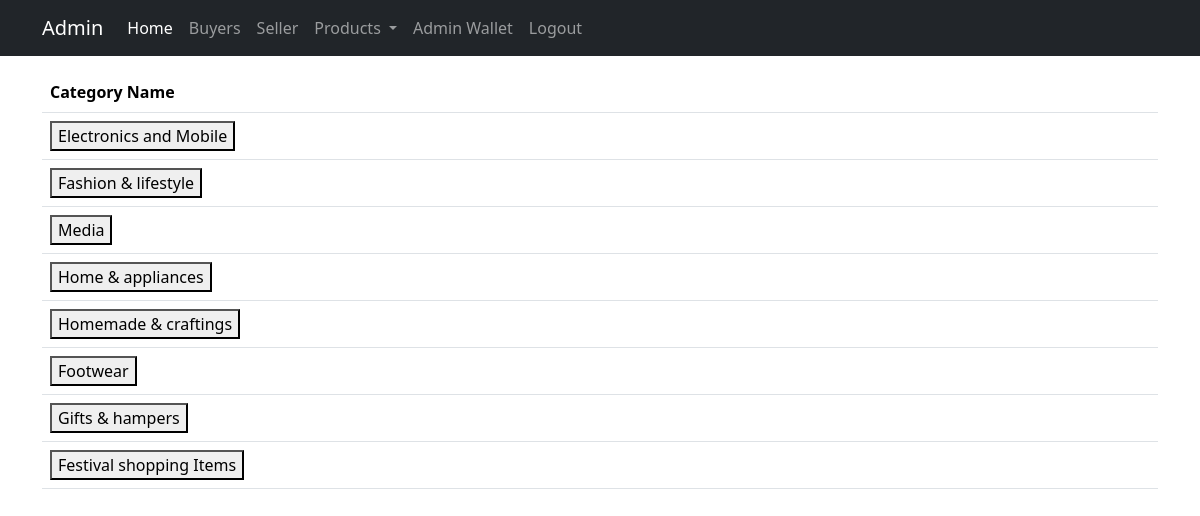
Page /superadmin/categorywise_productlist/ on the committed database.
### seller/models.py (models this page shows)
class Category(models.Model):
    name = models.CharField(max_length=50)
    def __str__(self):
        return self.name

### superadmin/views.py (the view)
def categorywise_productlist(request):
    category = Category.objects.all()
    return render(request, "categorywise_productlist.html", {"category": category})

### buyer/context_processors.py (called while the page is built)
def cart_item_count(request):
    user = request.user
    if user.is_authenticated:
        cart_item_count = 0
        cart = CartItem.objects.filter(user_id=user.id)
        for c in cart:
            cart_item_count = cart_item_count + c.quantity
    else:
        cart_item_count = 0
    return {"cart_item_count": cart_item_count}

### templates/categorywise_productlist.html
{% include "superadmin_nav.html" %}
<div class="container mt-auto py-3">
    <table class="table">
        <thead>
            <tr>
                <th>Category Name</th>
            </tr>
        </thead>
        <tbody>
            {% for cat in category %}
            <tr>
                <td><a href="/superadmin/category/{{cat.id}}/"><button class="button button1"
                            type="submit">{{cat}}</button></a></td>
            </tr>
            {% endfor %}
        </tbody>
    </table>
</div>

### rows in the picture
Category: name "Electronics and Mobile"
Category: name "Fashion & lifestyle"
Category: name "Media"
Category: name "Home & appliances"
Category: name "Homemade & craftings"
Category: name "Footwear"
Category: name "Gifts & hampers"
Category: name "Festival shopping Items"
